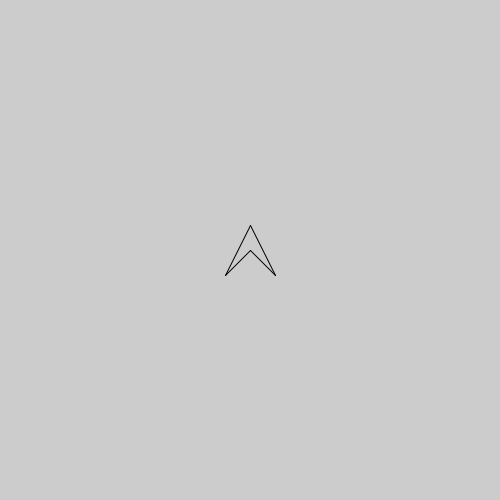
Frame 1 (no input)
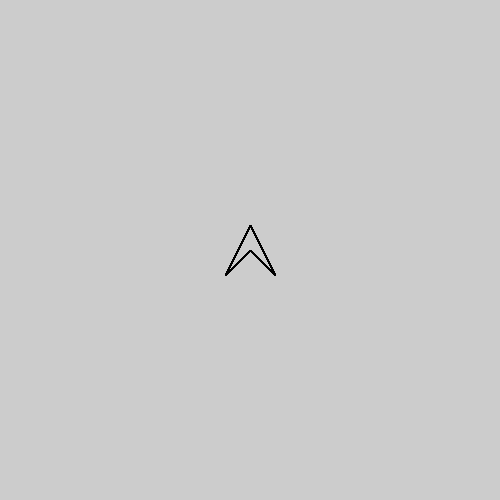
Frame 60 (the mouse pressed at the canvas centre just before this capture)
Frame 120 (the mouse held since frame 60 and released just before this capture): identical to frame 60, image omitted

The Processing sketch that drew these frames (run headless with seeded random() and noise(); from frame 60 on, the mouse is pressed at the canvas centre):

// Processing sketch: spacewar
// ── spacewar.pde
//kevs spacewar
// this is a comment to see the new branch
void setup()
{
  size(500,500);
 // ship=new Ship();
}
  //fields
  float x,y;
  float w;
  float halfw;
//the class name starts with an uppercase!! 
//Ship ship; //the lower case is an instance of the ship class
void draw()
{
println("there should be a ship here");

  x=width*0.5f;
  y=height*0.5f;
  w=50;
  halfw=w*0.5f;  
  
  //draw a ship
  line(x-halfw, y + halfw,x,y-halfw);
  line(x,y-halfw,x+halfw,y+halfw);
  line(x+halfw, y+halfw,x,y);
  line(x-halfw,y+halfw,x,y);
  
}
/*
void update()
{
  if (keyPressed)
   {
      if (key == 'w')
      {
        y+=10;
      }
      else if (key=='a')
      {
        x-=10;
      }
      else if(key=='s')
      {
        y-=10;
      }
      else if(key=='d')
      {
        x+=10;
       }
   } 
}
*/
  
